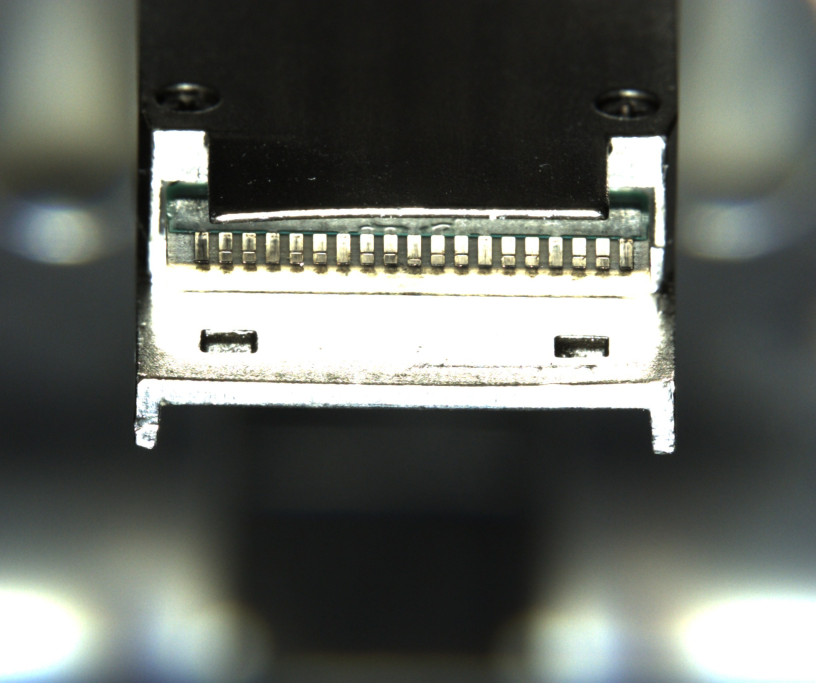
#> input picture tests/fixtures/aoi_frames/gold_01.jpg, 2448 x 2048 px (shown at 1/3 size)
$ python find_periodic_band.py --image ../../../../../../../tests/fixtures/aoi_frames/gold_01.jpg
#> lines starting #> are read from the running program, lines starting #| are printed output that depends on the picture
#!/usr/bin/env python3
# -*- coding: utf-8 -*-
"""find_periodic_band.py — 判据图行带取证工具（无视觉工具时也能“看”到图）

用途：用户说「看不到目标结构 / 裁错了 / 太小太窄」时，先用这个工具在一帧原图上做三件事：
  1) 用**列自相关周期 × 对比度**找候选行带（不依赖模板框 / ROI）
  2) 打印整帧与候选带的 ASCII 缩略图（几秒看出“这条带里到底有没有目标”）
  3) 给出带内亮度/对比/节距，供判断“是裁错位置”还是“是太暗”

用法:
  python find_periodic_band.py --image frame.png
  python find_periodic_band.py --url 'http://HOST:PORT/picture?kind=origin&grab=1'
  python find_periodic_band.py --image frame.png --top 3      # 列前 3 个候选带
  python find_periodic_band.py --image frame.png --crop band.png   # 把最优带存盘

注：同节距的周期带可能不止一条（焊盘排/键排/纹理），**统计量只能证明“有周期”**；
    是不是用户点名的那个结构，要用 ASCII 缩略图或让用户指认。
"""
import argparse
import sys

import cv2
import numpy as np

CHARS = " .:-=+*#%@"


def load(src_image=None, url=None):
    if url:
        import urllib.request
        req = urllib.request.Request(url, headers={"User-Agent": "zmax-probe"})
        buf = np.frombuffer(urllib.request.urlopen(req, timeout=20).read(), np.uint8)
        img = cv2.imdecode(buf, cv2.IMREAD_COLOR)
    else:
        img = cv2.imread(src_image, cv2.IMREAD_COLOR)
#> img is the input picture: shape (2048, 2448, 3); mean B, G, R 97.4, 102.8, 99.2
    if img is None:
        sys.exit("读图失败: %s" % (url or src_image))
    return img


def gray_of(img):
    if img.ndim == 3:
        return cv2.cvtColor(img, cv2.COLOR_BGR2GRAY).astype(np.float32)
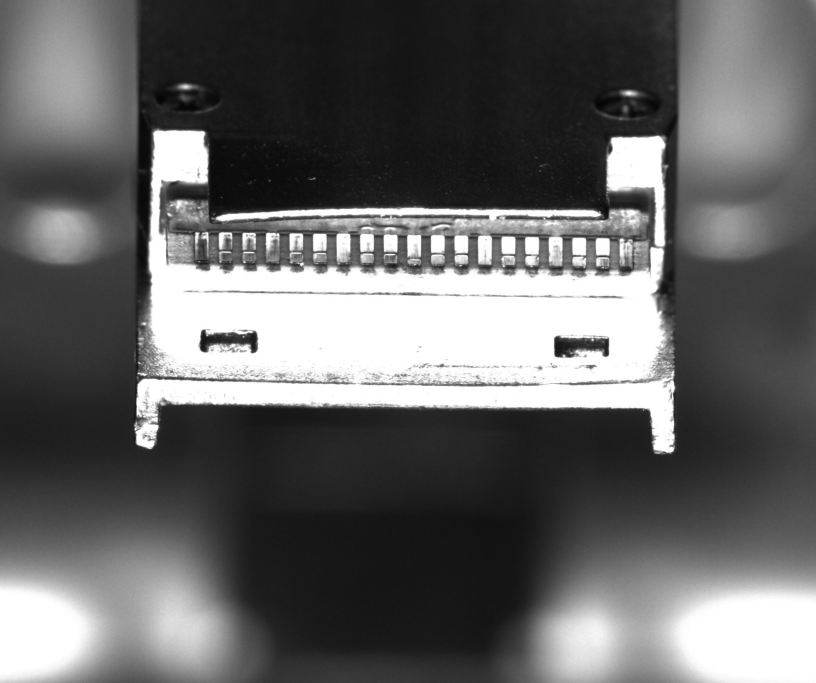
#> returned value: shape (2048, 2448) float32 (shown at 1/3 size); min 3, max 255, mean 101.1
#| 帧尺寸: 2448x2048  整帧 mean=101.1
    return img.astype(np.float32)


def ascii_art(g, cols=110, rows=18):
#> called with cols = 110, rows = 18
    s = cv2.resize(g, (cols, rows), interpolation=cv2.INTER_AREA)
    lo, hi = np.percentile(s, 3), np.percentile(s, 97)
#> lo = 21.11; hi = 255
    n = np.clip((s - lo) / max(1e-6, hi - lo), 0, 1)
    return "\n".join("".join(CHARS[int(v * (len(CHARS) - 1))] for v in r) for r in n)


def score_band(pr, lo, hi):
    """列剖面的周期性打分: 自相关峰 × 对比度置信。"""
    pr = pr - float(pr.mean())
    sd = float(pr.std())
    if sd < 6.0 or hi <= lo:
        return 0.0, 0.0, 0, sd
    ac = np.correlate(pr, pr, "full")[len(pr) - 1:]
    ac = ac / (float(ac[0]) + 1e-9)
    seg = ac[lo:hi]
    lag = lo + int(np.argmax(seg))
    r = float(ac[lag])
    return r * min(1.0, sd / 45.0), r, lag, sd


def find_bands(g, want=3, min_r=0.55, min_contrast=15.0):
#> called with want = 3, min_r = 0.55, min_contrast = 15
    H, W = g.shape
#> H = 2048; W = 2448
    sc = min(1.0, 1200.0 / float(max(1, W)))
#> sc = 0.49
    small = cv2.resize(g, (int(W * sc), int(H * sc)), interpolation=cv2.INTER_AREA) if sc < 1.0 else g
    h, w = small.shape
#> h = 1003; w = 1200
    lo, hi = max(20, int(40 * sc)), min(w - 1, int(100 * sc))
#> lo = 20; hi = 49
    cands = []
    for hh in (40, 50, 60, 70, 80, 90, 110, 130):
        if hh >= h:
            continue
        for y in range(int(h * 0.10), h - hh, max(6, hh // 8)):
            score, r, lag, sd = score_band(small[y:y + hh].mean(axis=0), lo, hi)
            if r < min_r or sd < min_contrast:
                continue
            cands.append({
                "score": score, "r": r, "contrast": sd,
                "pitch": lag / sc, "y0": int(y / sc), "y1": int((y + hh) / sc),
            })
#> this loop made 8 passes
    # 去重: 同一带被多个步长命中 ⇒ 保留分高的
    out = []
    for c in sorted(cands, key=lambda d: -d["score"]):
        if all(abs(c["y0"] - o["y0"]) > 0.4 * (o["y1"] - o["y0"]) for o in out):
            out.append(c)
        if len(out) >= want:
            break
#> this loop made 14 passes
    for c in out:
        band = g[c["y0"]:c["y1"]]
        c["mean"] = float(band.mean())
        c["h"] = c["y1"] - c["y0"]
#> this loop made 3 passes
#> pass 2, in find_bands, `band = g[c["y0"]:c["y1"]]`:
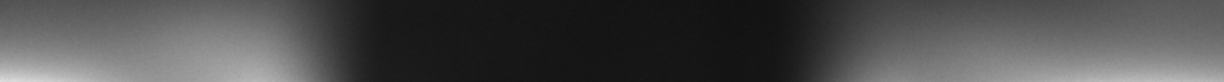
#> band: shape (163, 2448) float32 (shown at 1/2 size); min 16, max 222, mean 77.6
#> pass 3, in find_bands, `band = g[c["y0"]:c["y1"]]`:
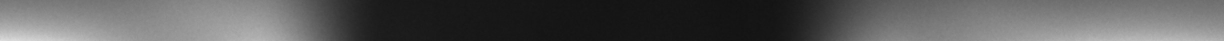
#> band: shape (82, 2448) float32 (shown at 1/2 size); min 16, max 222, mean 90
    return out


def main():
    ap = argparse.ArgumentParser()
    ap.add_argument("--image")
    ap.add_argument("--url")
    ap.add_argument("--top", type=int, default=3)
    ap.add_argument("--crop")
    a = ap.parse_args()
    img = load(a.image, a.url)
    g = gray_of(img)
    print("帧尺寸: %dx%d  整帧 mean=%.1f" % (g.shape[1], g.shape[0], g.mean()))
    print("\n=== 整帧缩略图 ===")
    print(ascii_art(g))

    bands = find_bands(g, want=a.top)
    if not bands:
        print("\n无合格行带(r>=0.55 且 对比>=15) ⇒ 可能太暗 / 目标不在位 / 节距不在 40~100px")
        return 1
    print("\n=== 候选行带 (按分数) ===")
    for i, c in enumerate(bands, 1):
        print("#%d y=%d..%d (高 %d) 节距 %.1fpx  r=%.2f  对比=%.0f  带内 mean=%.0f  score=%.2f"
              % (i, c["y0"], c["y1"], c["h"], c["pitch"], c["r"], c["contrast"], c["mean"], c["score"]))
    best = bands[0]
    print("\n=== 最优带缩略图 (y=%d..%d) ===" % (best["y0"], best["y1"]))
#| === 最优带缩略图 (y=1636..1717) ===
    print(ascii_art(g[best["y0"]:best["y1"]], cols=110, rows=12))
    if a.crop:
        cv2.imwrite(a.crop, img[best["y0"]:best["y1"]])
        print("\n已存: %s (%dx%d)" % (a.crop, img.shape[1], best["h"]))
    print("\n提醒: 统计量只证明“有周期”; 是不是用户点名的那个结构，看缩略图或请他指认。")
    return 0


if __name__ == "__main__":
    sys.exit(main())
#> (the program exits here)
